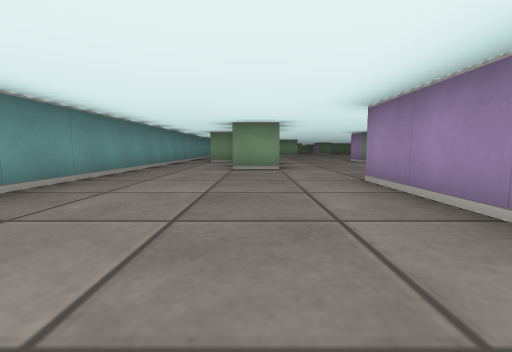
view 1 (above)

22 first-person views from a walk through a cub3D ray-caster map. The camera is about half as high as the walls, tilts 6° down and sees 90° across. The floor is counted in squares. Each view is taken from the middle of a square. On the plan, view 1 faces up. The plan holds only what a view shows up to about 9 squares ahead; the rest is blank.

view 2
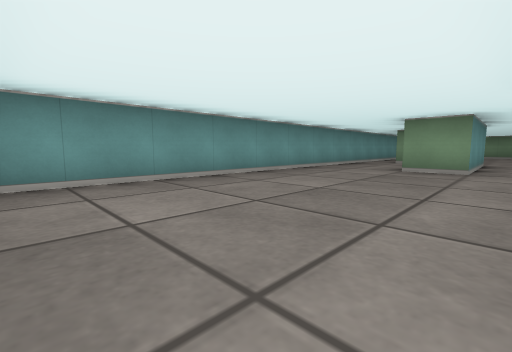

view 3
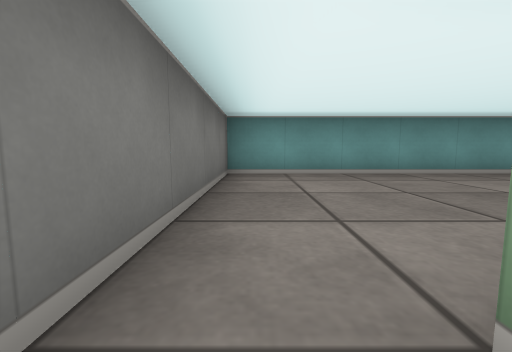

view 4
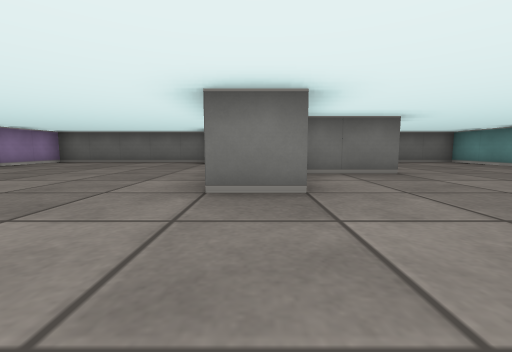

view 5
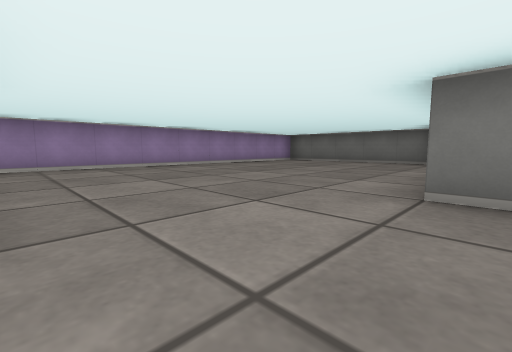

view 6
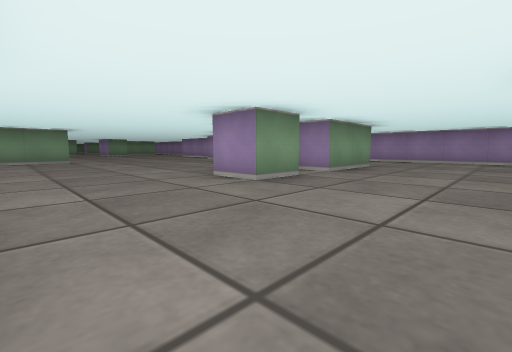

view 7
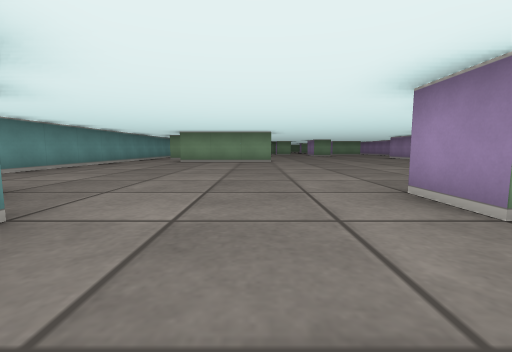

view 8
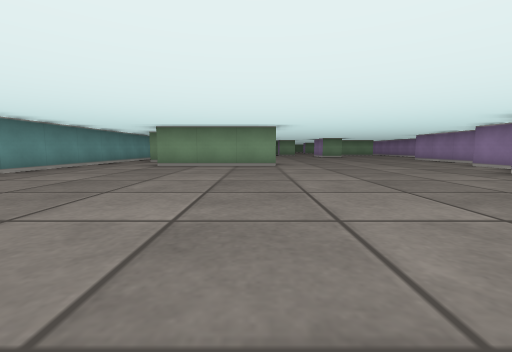

view 9
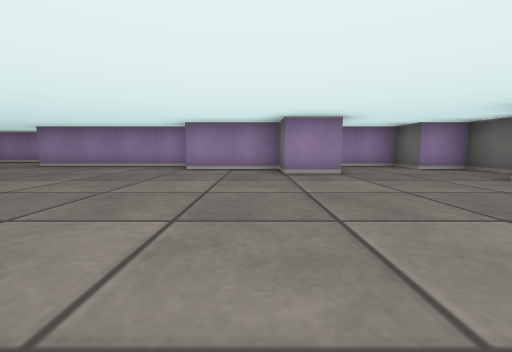

view 10
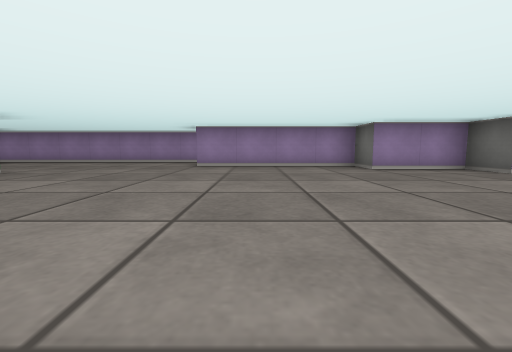

view 11
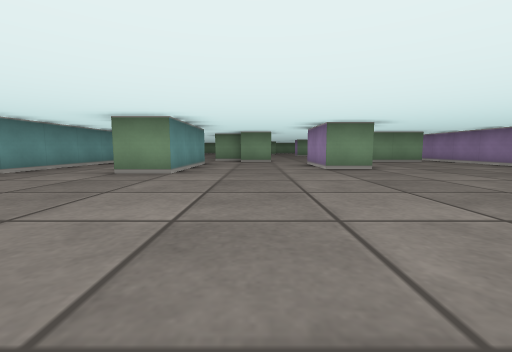

view 12
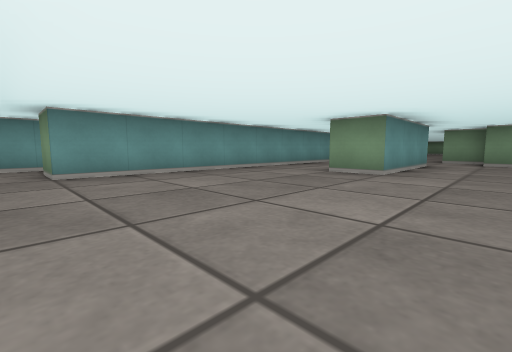

view 13
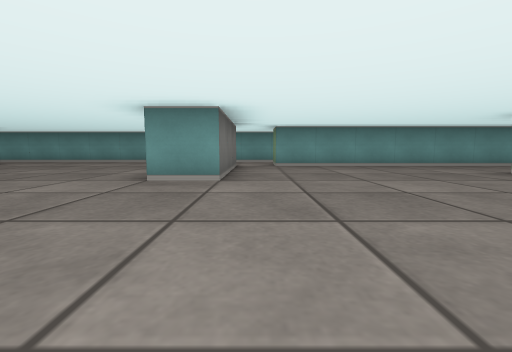

view 14
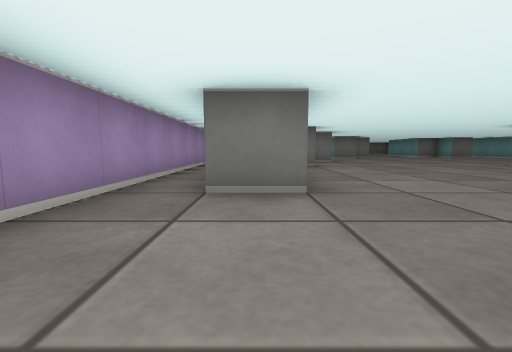

view 15
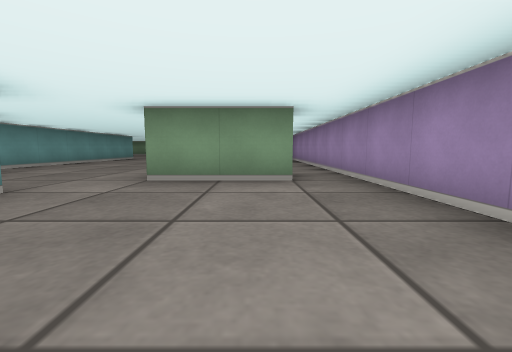

view 16
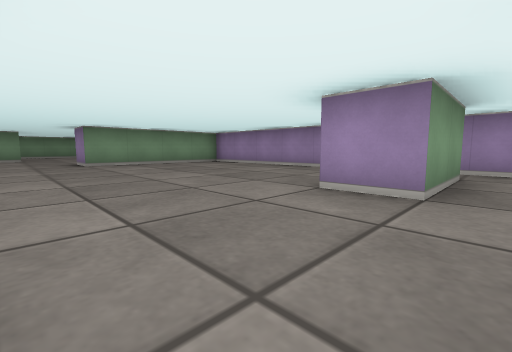

view 17
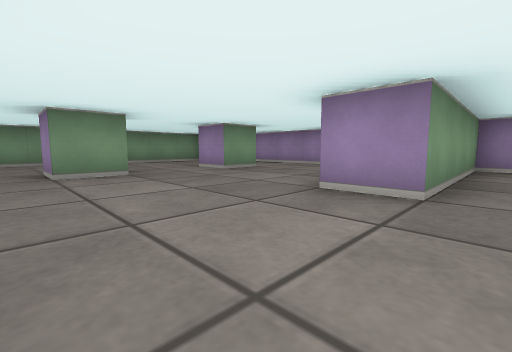

view 18
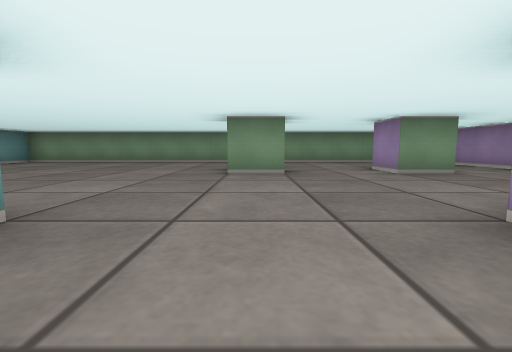

view 19
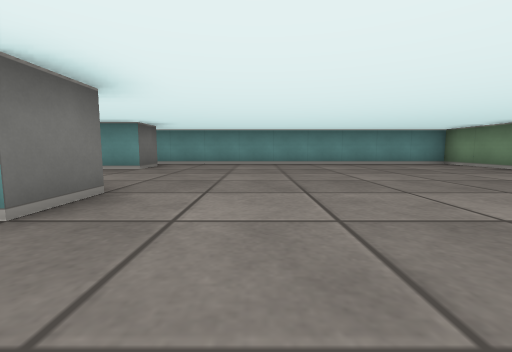

view 20
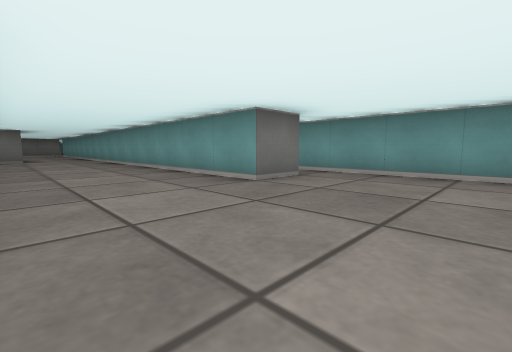

view 21
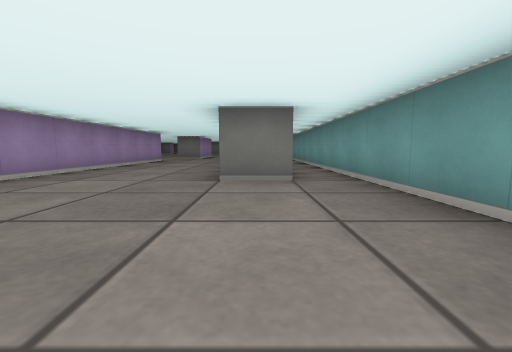

view 22
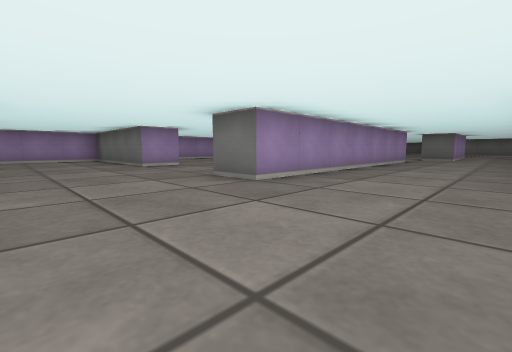

### Floor plan
Ten units are one square. View 1 is at (0, 0); x grows to the right and y downward. Boxes are objects, and circles mark ways between rooms. Rooms are numbered by the first view taken in them; rooms with no view inside come last. Other rooms are left out.
<svg viewBox="-30 -410 140 420">
<path fill="none" stroke="#000" d="M15 -14 15 -35M-25 -74 -25 5 16 5M-8 -85 -15 -85M65 -124 65 -135 75 -135 75 -155 85 -155 85 -195 95 -195M65 -95 75 -95 75 -105 85 -105 85 -119M45 -85 35 -85 35 -95M75 -85 55 -85M105 -145 105 -255M5 -85 5 -55 -5 -55M-5 -165 25 -165 25 -155 -5 -155M34 -55 45 -55M-25 -181 -25 -74M66 -225 55 -225 55 -245M-5 -215 -5 -175 -15 -175M15 -35 31 -35M25 -245 25 -215 15 -215M96 -255 75 -255M56 5 105 5 105 -94M35 -265 25 -265M35 -311 35 -275M56 -365 45 -365 45 -375M-16 -325 -5 -325 -5 -215M25 -265 25 -335 35 -335M86 -365 75 -365 75 -375M46 -255 35 -255M75 -255 75 -265M14 -245 20 -245M105 -255 105 -325 65 -325 65 -335 105 -335 105 -391M89 -405 -25 -405 -25 -270"/>
<circle cx="2" cy="-55" r="3" fill="#2a7"/>
<circle cx="20" cy="0" r="3" fill="#2a7"/>
<circle cx="-20" cy="-180" r="3" fill="#2a7"/>
<circle cx="100" cy="-260" r="3" fill="#2a7"/>
<circle cx="36" cy="-243" r="3" fill="#2a7"/>
<text x="-10" y="-30">1</text>
<text x="50" y="-130">2</text>
<text x="40" y="-320">3</text>
</svg>
Room 1 opens to room 2. Room 2 opens to room 3.

Where each view was taken, in squares from view 1:
view 1: 0 up, 0 right, facing up
view 2: 0 up, 1 right, facing up-left
view 3: 0 up, 2 right, facing left
view 4: 8 up, 4 right, facing down
view 5: 8 up, 4 right, facing down-right
view 6: 6 up, 1 right, facing up-right
view 7: 7 up, 2 right, facing up
view 8: 9 up, 2 right, facing up
view 9: 14 up, 2 right, facing right
view 10: 18 up, 2 right, facing right
view 11: 17 up, 4 right, facing up
view 12: 17 up, 4 right, facing up-left
view 13: 17 up, 6 right, facing left
view 14: 22 up, 9 right, facing down
view 15: 22 up, 9 right, facing up
view 16: 25 up, 5 right, facing up-right
view 17: 32 up, 4 right, facing up-right
view 18: 32 up, 5 right, facing up
view 19: 35 up, 5 right, facing left
view 20: 35 up, 2 right, facing down-left
view 21: 36 up, 1 left, facing down
view 22: 36 up, 0 right, facing down-right
